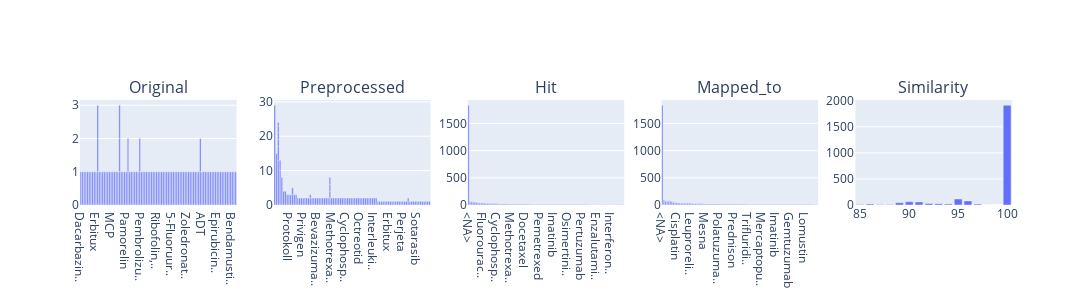

The cell this chart's notebook holds for it:
### Markdown cell above
## <a id='toc1_4_'></a>[📈 analysis](#toc0_)
- ⚠️ processing may take some minutes

### Code cell
tbl.describe_df(
    df=results,
    caption="recoding",
    top_n_uniques=5,
    top_n_chars_in_index=10,
)

### Figure 1 — Plotly figure (JSON) as saved in the notebook; plotly's stock layout.template omitted (floating-point values rounded to 4 significant figures)
{"data": [{"hovertemplate": "x=%{x}<br>y=%{y}<extra></extra>", "legendgroup": "", "marker": {"color": "#636efa", "pattern": {"shape": ""}}, "name": "", "orientation": "v", "showlegend": false, "textposition": "auto", "type": "bar", "x": ["Dacarbazin..", "LHRH-Antag..", "Furosemid", "Wirkstoff:..", "Midostauri..", "Cetuximab", "Cisplatin", "Cytarabin ..", "5-Fluorour..", "Erbitux", "Paclitaxel..", "GnRH-Antag..", "Autolog", "Methotrexa..", "Carfilzomi..", "Letrozol (..", "Abirateron..", "LETROZOL", "MCP", "Clemastin", "Perjeta", "Giredestra..", "Afatinib", "Studienmed..", "Neupogen, ..", "Histrelin", "Vindesin", "Pamorelin", "Nivolumab ..", "Lorlatinib", "Sotarasib", "L01XA01", "Amilomer", "PEG-Filgra..", "Stammzellt..", "Daratumuma..", "Pembrolizu..", "Bade-PUVA", "Tamoxifen ..", "Paclitaxel..", "Studienmed..", "Cabozantin..", "Natriumfol..", "Caelyx", "Akynzeo i...", "pegliposom..", "Fluorourac..", "Ribofolin,..", "EmboCept S", "Emtansine ..", "GnRH", "Posaconazo..", "Paclitaxel..", "Leuproreli..", "Fluroblast..", "Folins.", "Tioguanin ..", "5-Fluoruur..", "Faslodex", "Dexamethas..", "Ibandronsä..", "Lumykras; ..", "Herceptin,..", "Elacestran..", "MERCAPTOPU..", "CLADRIBINE", "Zoledronat..", "Brigantini..", "Studienmed..", "Sacitumab", "Etoposid (..", "Tarlatamab", "Erlea", "liposomale..", "Calciumfol..", "5-Fluorura..", "ADT", "Gemcitabin..", "Nintedanib..", "Ruxolitini..", "L01XC03", "Zanolimuma..", "Studienpro..", "Enfortumab..", "Vincristin..", "Epirubicin..", "5-Fluorura..", "Cyramza", "Darbepoeti..", "Mesna/Urom..", "Selpercati..", "Daratumuma..", "Denosumab ..", "FLUDARABIN", "TDM", "Bacillus C..", "Bendamusti..", "Radio-Chem..", "Nivolumab ..", "Gemtuzumab.."], "xaxis": "x", "y": [1, 1, 1, 1, 1, 1, 1, 1, 1, 1, 1, 1, 1, 1, 1, 1, 1, 1, 1, 1, 1, 1, 1, 1, 1, 1, 1, 1, 1, 1, 1, 1, 1, 1, 1, 1, 1, 1, 1, 1, 1, 1, 1, 1, 1, 1, 1, 1, 1, 1, 1, 1, 1, 1, 1, 1, 1, 1, 1, 1, 1, 1, 1, 1, 1, 1, 1, 1, 1, 1, 1, 1, 1, 1, 1, 1, 1, 1, 1, 1, 1, 1, 1, 1, 1, 1, 1, 1, 1, 1, 1, 1, 1, 1, 1, 1, 1, 1, 1, 1], "yaxis": "y"}, {"hovertemplate": "x=%{x}<br>y=%{y}<extra></extra>", "legendgroup": "", "marker": {"color": "#636efa", "pattern": {"shape": ""}}, "name": "", "orientation": "v", "showlegend": false, "textposition": "auto", "type": "bar", "x": ["", "fluorourac..", "Paclitaxel..", "Carboplati..", "ohne nÃ¤he..", "Block", "Mitomycin", "Paclitaxel..", "Block anal..", "Protokoll", "Interferon..", "Fluorourac..", "folinsäure", "Carboplati..", "Tamoxifen", "Glucose", "Dinutuxima..", "Irinotecan..", "Privigen", "Trastuzuma..", "Ciclospori..", "upfront", "Bacillus C..", "Actinomyci..", "Gemcitabin..", "Trifluridi..", "Bevazizuma..", "Oxaliplati..", "Paclitaxel..", "Doxorubici..", "Cyclospori..", "Chemothera..", "Autolog", "EmboCept", "Folinsäure..", "Methotrexa..", "Zoledronsä..", "Exemestan", "Pamorelin", "gemcitabin", "Bicalutami..", "Daratumuma..", "Atezolizum..", "Cyclophosp..", "Immunglobu..", "Mesna vor ..", "unbekannt", "T-DM1", "Folinat", "Bisphospho..", "Vincristin", "Octreotid", "Fluorourac..", "Folinsäure..", "Apalutamid", "Cisplatin ..", "Paclitaxel..", "Folinsäure", "Ondansetro..", "Folinsäure..", "Iscador", "Paclitaxel..", "Folinsäure..", "BI1438-000", "FOLFOX", "Interleuki..", "Clemastin ..", "GnRH-Antag..", "Abirateron..", "LHRH-Antag..", "Letrozol (..", "Carfilzomi..", "Cisplatin", "Paclitaxel..", "Erbitux", "5-Fluorour..", "Cytarabin ..", "Clemastin", "Cetuximab", "Midostauri..", "MCP", "Neupogen, ..", "Perjeta", "Giredestra..", "Afatinib", "Studienmed..", "Histrelin", "Vindesin", "Nivolumab ..", "Lorlatinib", "Sotarasib", "L01XA01", "Wirkstoff:..", "Brigantini..", "Sacitumab", "Bacillus C..", "Furosemid", "Ibandronsä..", "Amilomer", "Studienmed.."], "xaxis": "x2", "y": [29, 15, 13, 10, 8, 4, 4, 4, 3, 3, 3, 3, 3, 3, 3, 2, 2, 2, 2, 2, 2, 2, 2, 2, 2, 2, 2, 2, 2, 2, 2, 2, 2, 2, 2, 2, 2, 2, 2, 2, 2, 2, 2, 2, 2, 2, 2, 2, 2, 2, 2, 2, 2, 2, 2, 2, 2, 2, 2, 2, 2, 2, 2, 2, 2, 2, 2, 1, 1, 1, 1, 1, 1, 1, 1, 1, 1, 1, 1, 1, 1, 1, 1, 1, 1, 1, 1, 1, 1, 1, 1, 1, 1, 1, 1, 1, 1, 1, 1, 1], "yaxis": "y2"}, {"hovertemplate": "x=%{x}<br>y=%{y}<extra></extra>", "legendgroup": "", "marker": {"color": "#636efa", "pattern": {"shape": ""}}, "name": "", "orientation": "v", "showlegend": false, "textposition": "auto", "type": "bar", "x": ["<NA>", "Irinotecan", "Doxorubici..", "Carboplati..", "fluorourac..", "Folinsäure", "Paclitaxel", "Trastuzuma..", "Cisplatin", "Fluorourac..", "Paclitaxel..", "Oxaliplati..", "Cytarabin", "Dexamethas..", "Gemcitabin", "Mitomycin", "Leuproreli..", "Epirubicin", "Cyclophosp..", "Nivolumab", "Tamoxifen", "Pembrolizu..", "Etoposid", "Rituximab", "Mesna", "BCG", "Capecitabi..", "Methotrexa..", "Bevacizuma..", "Letrozol", "Prednisolo..", "Denosumab", "folinsäure", "Vincristin", "Apalutamid", "Hydroxycar..", "Docetaxel", "Daratumuma..", "Atezolizum..", "Daunorubic..", "Prednison", "Olaparib", "Dacarbazin", "Zoledronsä..", "Abirateron", "Pemetrexed", "Durvalumab", "Placebo", "Bicalutami..", "Abemacicli..", "Erythropoe..", "Bendamusti..", "Obinutuzum..", "Cemiplimab", "Imatinib", "Bleomycin", "Pamidronsä..", "Studienmed..", "Azacitidin", "Bortezomib", "Gemtuzumab", "Cetuximab", "Venetoclax", "Osimertini..", "Everolimus", "Ipilimumab", "Exemestan", "Ribociclib", "Lomustin", "Doxorubici..", "Asparagina..", "Ibrutinib", "Anastrozol", "Pertuzumab", "Octreotid", "Ruxolitini..", "Lenalidomi..", "Mercaptopu..", "Vinblastin", "Vinorelbin", "Palbocicli..", "Pegfilgras..", "Enzalutami..", "Irinotecan..", "Lenvatinib", "Melphalan", "Cladribin", "Procarbazi..", "Aderlass", "Dasatinib", "Ibandronsä..", "Interferon..", "Triptoreli..", "Temozolomi..", "Dabrafenib", "Isatuximab", "Fulvestran..", "Lanreotid", "Ramuciruma..", "Encorafeni.."], "xaxis": "x3", "y": [1834, 62, 56, 52, 50, 44, 43, 37, 36, 35, 34, 26, 26, 26, 25, 23, 21, 21, 21, 20, 19, 19, 19, 19, 18, 18, 17, 16, 15, 14, 14, 13, 13, 13, 13, 13, 12, 12, 12, 11, 11, 10, 10, 10, 10, 10, 10, 9, 9, 9, 9, 9, 8, 8, 8, 8, 8, 8, 7, 7, 7, 7, 7, 7, 7, 7, 7, 7, 7, 7, 7, 7, 7, 7, 7, 7, 7, 6, 6, 6, 6, 6, 6, 6, 6, 6, 6, 5, 5, 5, 5, 5, 5, 5, 5, 5, 5, 5, 5, 5], "yaxis": "y3"}, {"hovertemplate": "x=%{x}<br>y=%{y}<extra></extra>", "legendgroup": "", "marker": {"color": "#636efa", "pattern": {"shape": ""}}, "name": "", "orientation": "v", "showlegend": false, "textposition": "auto", "type": "bar", "x": ["<NA>", "Fluorourac..", "Carboplati..", "Irinotecan", "Doxorubici..", "Folinsäure", "Paclitaxel", "Trastuzuma..", "Cyclophosp..", "Cisplatin", "Gemcitabin", "Paclitaxel..", "Dexamethas..", "Capecitabi..", "Pembrolizu..", "Oxaliplati..", "Cytarabin", "Mitomycin", "Leuproreli..", "Tamoxifen", "Bevacizuma..", "Etoposid", "Epirubicin", "Nivolumab", "Rituximab", "Prednisolo..", "Methotrexa..", "Mesna", "Letrozol", "Docetaxel", "BCG", "Hydroxycar..", "Pemetrexed", "Daratumuma..", "Atezolizum..", "Apalutamid", "Polatuzuma..", "Vincristin", "Anastrozol", "Dacarbazin", "Ipilimumab", "Azacitidin", "Zoledronsä..", "Durvalumab", "Abirateron", "Prednison", "Erythropoe..", "Denosumab", "Bicalutami..", "Daunorubic..", "Obinutuzum..", "Pegfilgras..", "Bendamusti..", "Palbocicli..", "Trifluridi..", "Bortezomib", "Cemiplimab", "Olaparib", "Abemacicli..", "Vinorelbin", "Ramuciruma..", "Lenvatinib", "Bleomycin", "Mercaptopu..", "Interferon..", "Ibrutinib", "Cetuximab", "Enfortumab..", "Lenalidomi..", "Venetoclax", "Ruxolitini..", "Cladribin", "Imatinib", "Placebo", "Exemestan", "Pamidronsä..", "Studienmed..", "Procarbazi..", "Osimertini..", "Filgrastim", "Ribociclib", "Gemtuzumab", "Vinblastin", "Cabozantin..", "Everolimus", "Dabrafenib", "Asparagina..", "Pertuzumab", "Doxorubici..", "Lanreotid", "Dactinomyc..", "Lomustin", "Darolutami..", "Temozolomi..", "Octreotid", "Melphalan", "Trametinib", "Carmustin", "Irinotecan..", "Aderlass"], "xaxis": "x4", "y": [1834, 90, 70, 69, 69, 68, 58, 45, 42, 42, 38, 35, 34, 33, 33, 33, 33, 31, 28, 26, 25, 25, 25, 24, 21, 21, 20, 20, 19, 19, 19, 18, 18, 18, 17, 17, 17, 17, 16, 16, 16, 15, 15, 15, 15, 15, 15, 14, 14, 13, 12, 12, 12, 11, 11, 11, 11, 11, 11, 11, 10, 10, 10, 10, 10, 10, 10, 10, 10, 10, 10, 9, 9, 9, 9, 9, 9, 9, 9, 8, 8, 8, 8, 8, 8, 8, 8, 8, 8, 8, 8, 8, 7, 7, 7, 7, 7, 6, 6, 6], "yaxis": "y4"}, {"hovertemplate": "x=%{x}<br>y=%{y}<extra></extra>", "legendgroup": "", "marker": {"color": "#636efa", "pattern": {"shape": ""}}, "name": "", "orientation": "v", "showlegend": false, "textposition": "auto", "type": "bar", "x": [100.0, 95.0, 96.0, 90.0, 91.0, 89.0, 92.0, 93.0, 86.0, 94.0, 97.0, 88.0, 87.0, 85.0, 98.0], "xaxis": "x5", "y": [1913, 115, 78, 60, 59, 44, 29, 26, 21, 20, 18, 11, 9, 8, 2], "yaxis": "y5"}], "layout": {"annotations": [{"font": {"size": 16}, "showarrow": false, "text": "Original", "x": 0.084, "xanchor": "center", "xref": "paper", "y": 1, "yanchor": "bottom", "yref": "paper"}, {"font": {"size": 16}, "showarrow": false, "text": "Preprocessed", "x": 0.292, "xanchor": "center", "xref": "paper", "y": 1, "yanchor": "bottom", "yref": "paper"}, {"font": {"size": 16}, "showarrow": false, "text": "Hit", "x": 0.5, "xanchor": "center", "xref": "paper", "y": 1, "yanchor": "bottom", "yref": "paper"}, {"font": {"size": 16}, "showarrow": false, "text": "Mapped_to", "x": 0.708, "xanchor": "center", "xref": "paper", "y": 1, "yanchor": "bottom", "yref": "paper"}, {"font": {"size": 16}, "showarrow": false, "text": "Similarity", "x": 0.916, "xanchor": "center", "xref": "paper", "y": 1, "yanchor": "bottom", "yref": "paper"}], "height": 300, "width": 1500, "xaxis": {"anchor": "y", "domain": [0, 0.168]}, "xaxis2": {"anchor": "y2", "domain": [0.208, 0.376]}, "xaxis3": {"anchor": "y3", "domain": [0.416, 0.584]}, "xaxis4": {"anchor": "y4", "domain": [0.624, 0.792]}, "xaxis5": {"anchor": "y5", "domain": [0.832, 1]}, "yaxis": {"anchor": "x", "domain": [0, 1]}, "yaxis2": {"anchor": "x2", "domain": [0, 1]}, "yaxis3": {"anchor": "x3", "domain": [0, 1]}, "yaxis4": {"anchor": "x4", "domain": [0, 1]}, "yaxis5": {"anchor": "x5", "domain": [0, 1]}}}
